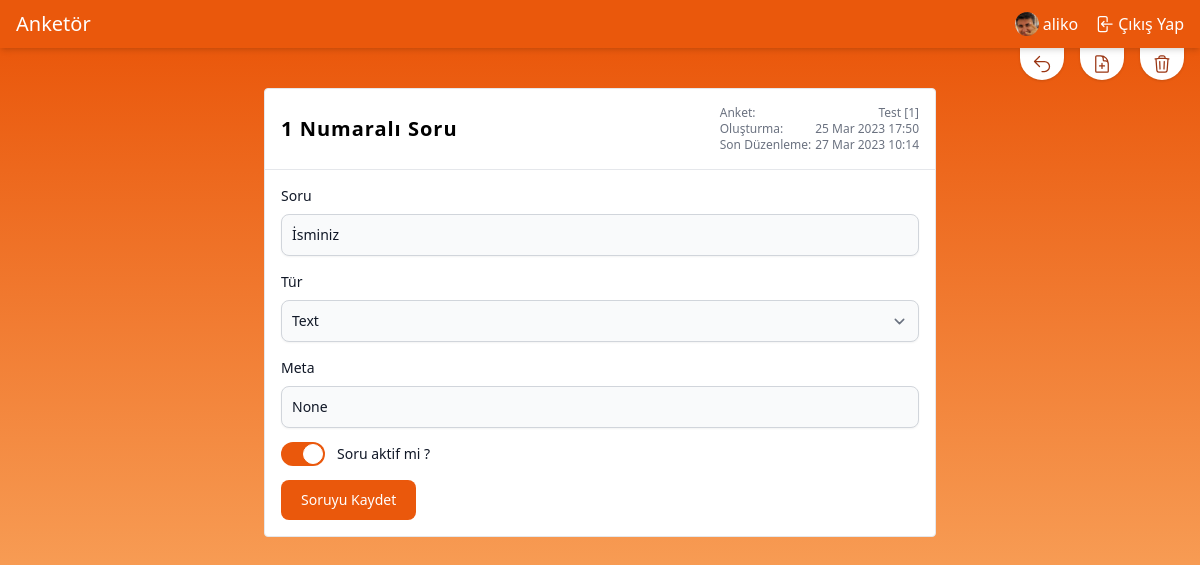
/polls/1/question/1/update (signed in), run on an earlier commit of the app's database.
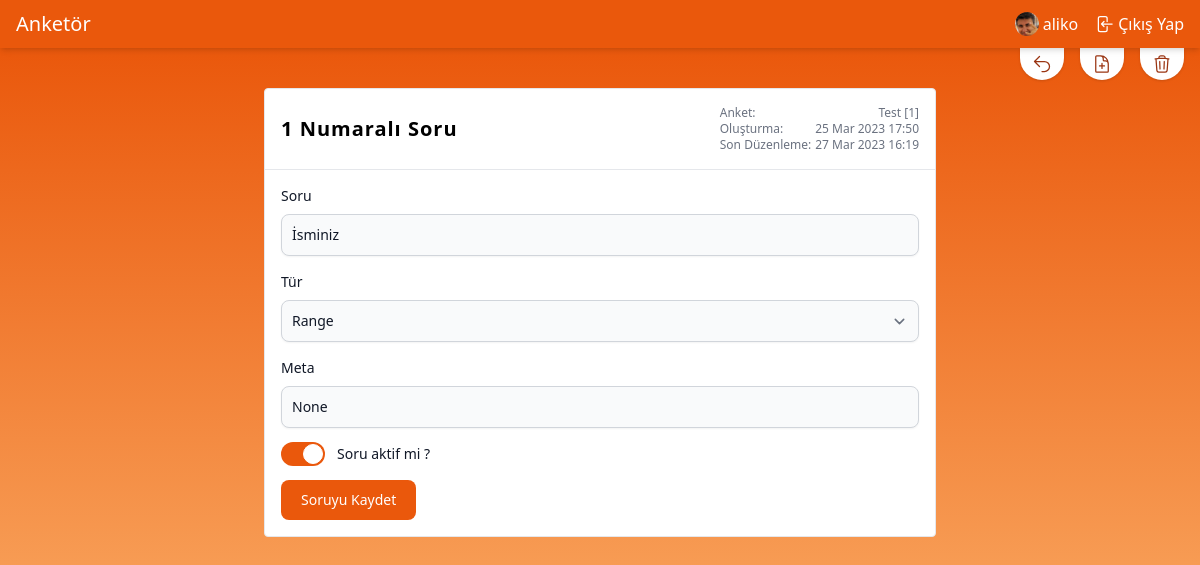
And on a later commit of the database.
### apps/poll/models.py (models this page shows, shortened)
class PollQuestion(models.Model):
    poll = models.ForeignKey(
        Poll,
        on_delete=models.CASCADE,
        null=True,
        blank=True
    )
    type = models.CharField(max_length=5, choices=PollQuestionChoices.get_choices(),
        default=PollQuestionChoices.get_default()
    )
    content = models.TextField()
    meta = models.CharField(null=True, blank=True, max_length=1024, default="{}")
    is_active = models.BooleanField(default=False)
    created_at = models.DateTimeField(auto_now_add=True)
    updated_at = models.DateTimeField(auto_now=True)
    def get_meta_data(self):
        return loads(self.meta)
    def set_meta_data(self, data):
        self.meta = dumps(data or "{}")
    meta_data = property(get_meta_data, set_meta_data)
    class Meta:
        ordering = ["-id"]
        verbose_name = "Anket Soruları"
        verbose_name_plural = "Anket Soruları"
        db_table = "poll_question"

class Poll(models.Model):
    author = models.ForeignKey(
        settings.AUTH_USER_MODEL,
        on_delete=models.CASCADE,
        null=True,
        blank=True
    )
    title = models.CharField(max_length=255)
    slug = models.SlugField(editable=False, null=True, blank=True, unique=True, db_index=True)
    meta_title = models.CharField(max_length=100, null=True, blank=True)
    tags = models.TextField(null=True, blank=True)
    description = models.TextField(null=True, blank=True)
    is_active = models.BooleanField(default=False)
    is_private = models.BooleanField(default=False)
    starts_at = models.DateTimeField(null=True, blank=True,
        help_text="date and time at which the poll open up for voting"
    )
    ends_at = models.DateTimeField(null=True, blank=True,
        help_text="date and time at which the poll closes for voting"
    )
    created_at = models.DateTimeField(auto_now_add=True)
    updated_at = models.DateTimeField(auto_now=True)
    class Meta:
        ordering = ["-id"]
        verbose_name = "Anket"
        verbose_name_plural = "Anketler"
        db_table = "poll"

### apps/poll/views.py (the view, shortened to what this page needs)
# urls.py: path("<int:poll_id>/question/<int:pk>/update", UpdatePollQuestion.as_view(), name="poll.question.update"),
class UpdatePollQuestion(LoginRequiredMixin, View):
    template_name = "poll/question/update.html"
    def get(self, request, pk, poll_id):
        poll_object = get_object_or_404(Poll, pk=poll_id, author=self.request.user)
        question_object = get_object_or_404(PollQuestion, pk=pk, poll_id=poll_object.id)
        return render(request, self.template_name,
            {"question": question_object, "type_choices": PollQuestionChoices.get_choices()}
        )

### apps/poll/utils.py (called while the page is built)
    @classmethod
    def get_choices(cls):
        return cls.CHOICES

### apps/poll/templates/poll/question/update.html (shortened to what the changed rows need)
{% extends "base.html" %}
{% block content %}
  <section id="updateQuestion" class="from-orange-600 to-orange-300 bg-gradient-to-b">
    <div class="flex flex-col items-center my-10 mx-12 space-y-4">
      <div class="bg-white border rounded max-w-2xl w-full">
        <div class="p-4 sm:flex items-center justify-between">
          <h1 class="font-semibold text-xl tracking-wider">{{ question.id }} Numaralı Soru</h1>
          <div class="flex flex-col text-xs text-gray-500">
            <span>Anket: <span
              class="float-right ml-1">{{ question.poll.title }} [{{ question.poll.id }}] </span></span>
            <span>Oluşturma: <span class="float-right ml-1">{{ question.created_at|date:"j M Y H:i" }}</span></span>
            <span>Son Düzenleme: <span class="float-right ml-1">{{ question.updated_at|date:"j M Y H:i" }}</span></span>
          </div>
        </div>
        <div class="p-4">
          <form method="post">
            <div class="mb-4">
              <label for="content" class="block mb-2 text-sm font-medium text-gray-900">Soru</label>
              <input type="text" id="content" name="content"
                     value="{{ question.content }}"
                     class="shadow-sm bg-gray-50 border border-gray-300 text-gray-900 text-sm rounded-lg focus:ring-orange-500 focus:border-orange-500 block w-full p-2.5"
                     placeholder="Soru" required>
            </div>
            <div class="mb-4">
              <label for="type" class="block mb-2 text-sm font-medium text-gray-900">Tür</label>
              <select id="type" name="type"
                      required
                      class="shadow-sm bg-gray-50 border border-gray-300 text-gray-900 text-sm rounded-lg focus:ring-orange-500 focus:border-orange-500 block w-full p-2.5">
                {% for choice in type_choices %}
                  <option value="{{ choice|first }}" {% if question.type == choice|first %}
                          selected {% endif %}>{{ choice|last }}</option>
                {% endfor %}
              </select>
            </div>
            <div class="mb-4">
              <label for="meta" class="block mb-2 text-sm font-medium text-gray-900">Meta</label>
              <input type="text" id="meta" name="meta"
                     value="{{ question.meta }}"
                     class="shadow-sm bg-gray-50 border border-gray-300 text-gray-900 text-sm rounded-lg focus:ring-orange-500 focus:border-orange-500 block w-full p-2.5"
                     placeholder="Meta">
            </div>
          </form>
        </div>
      </div>
    </div>
  </section>
{% endblock %}

What changed in the data, as far as the page shows it:
changed PollQuestion "İsminiz": updated_at "27 Mar 2023 10:14" → "27 Mar 2023 16:19"; type "Text" → "Range"
